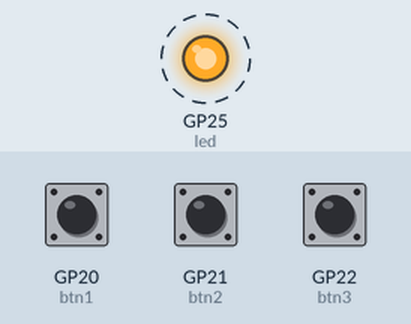
Simulated run of this program. Board: Raspberry Pi Pico running CircuitPython. Parts: output pins drawn as LEDs (lit = HIGH). Dashed ring = blinking. The test bench sets the inputs (shaded band); at power-on: GP20 (btn1) HIGH, GP21 (btn2) HIGH, GP22 (btn3) HIGH. USB keyboard and mouse output is not drawn.

Above: at 0.9 s.
1.3 s: GP20 (btn1) pulled LOW for 3.2 s
At 1.3 s:
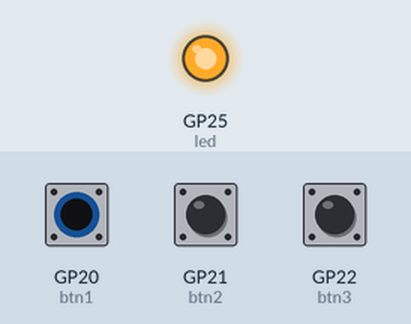
Timing chart, 0 to 12.0 s (numbered marks = the images above; inputs shaded):
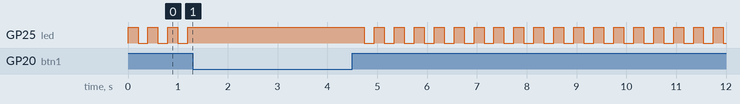

The program:

HID-Keyboard-Mouse.py
```python
###  This example code uses: Maker Pi Pico ;; Reference: www.cytron.io/p-maker-pi-pico

import time
import board
import digitalio
import usb_hid
from adafruit_hid.keycode import Keycode
from adafruit_hid.keyboard import Keyboard
from adafruit_hid.keyboard_layout_us import KeyboardLayoutUS
from adafruit_hid.mouse import Mouse


# Configure built-in LED on Pi Pico
led = digitalio.DigitalInOut(board.GP25)
led.direction = digitalio.Direction.OUTPUT
led.value = False

# Configure buttons on Maker Pi Pico
btn1 = digitalio.DigitalInOut(board.GP20)
btn2 = digitalio.DigitalInOut(board.GP21)
btn3 = digitalio.DigitalInOut(board.GP22)
btn1.direction = digitalio.Direction.INPUT
btn2.direction = digitalio.Direction.INPUT
btn3.direction = digitalio.Direction.INPUT
btn1.pull = digitalio.Pull.UP
btn2.pull = digitalio.Pull.UP
btn3.pull = digitalio.Pull.UP

# Set up keyboard and mouse.
kbd = Keyboard(usb_hid.devices)
layout = KeyboardLayoutUS(kbd)
mouse = Mouse(usb_hid.devices)
direction = True

while True:
    # Test buttons on Maker Pi Pico
    if not btn1.value:
        # Debounce
        time.sleep(0.3)
        while not btn1.value:
            pass
        # Type 'abc' followed by newline.
        layout.write('abc\n')
        # Type numbers followed by newline.
        layout.write('789\n')
        # Type symbols followed by tab.
        layout.write('!?_*\t')
        # Type lowercase 'x'.
        kbd.send(Keycode.X)
        # Type capital 'Y'.
        kbd.send(Keycode.SHIFT, Keycode.Y)

    if not btn2.value:
        # Debounce
        time.sleep(0.3)
        while not btn2.value:
            pass
        # Toggle mouse wheel up/down by one unit
        if direction:
            mouse.move(wheel=1)
            direction = False
        else:
            mouse.move(wheel=-1)
            direction = True

    if not btn3.value:
        # Debounce
        time.sleep(0.3)
        while not btn3.value:
            pass
        mouse.move(x=60)
        mouse.move(y=-25)

    # Blink built-in LED on Pi Pico
    led.value = not led.value
    time.sleep(0.2)
```
